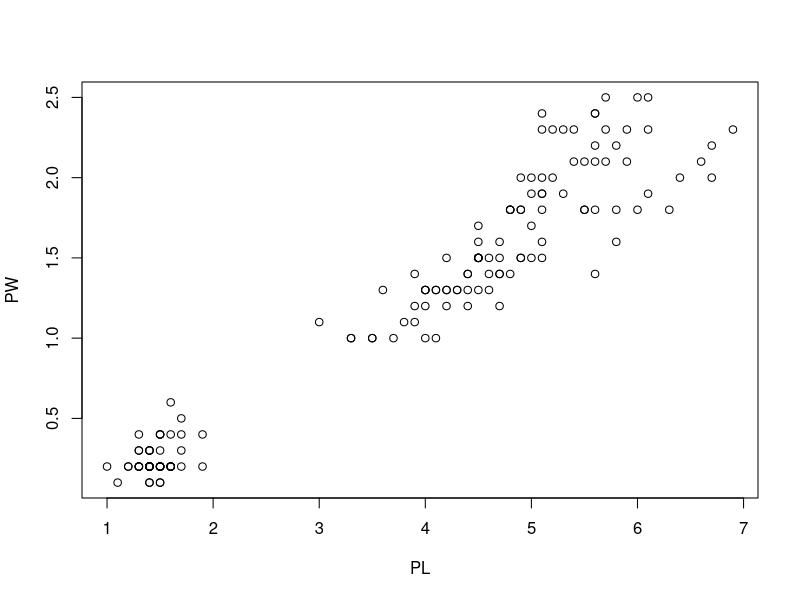
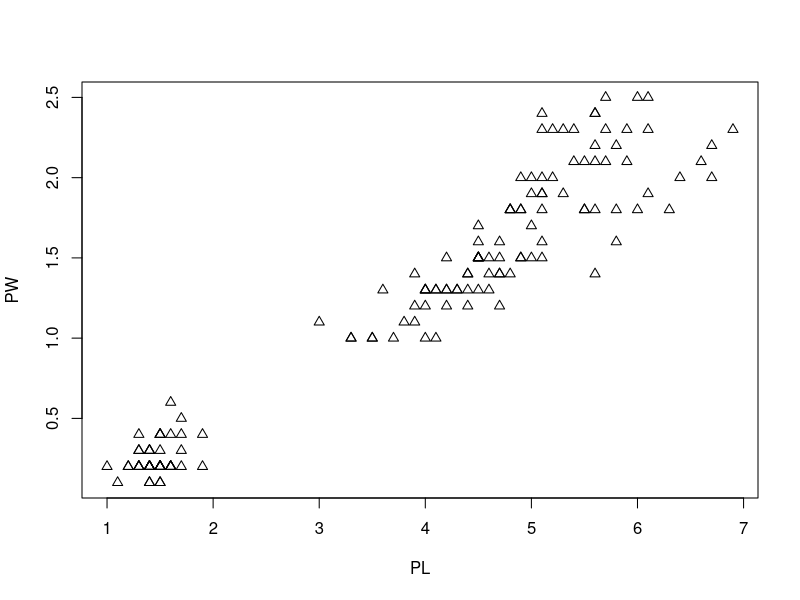

These charts were generated, in order, by the following R code: (Note: this script raises an error after producing the figures.)
## ---- chunk 1
PL <- iris$Petal.Length
PW <- iris$Petal.Width
plot(PL, PW)
## ---- chunk 2
plot(PL, PW, pch = 2) # pch = 2 means the symbol is triangle
## ---- chunk 3
knitr::include_graphics("images/ch2_1_pch_symbols.png")
## ---- chunk 4
plot(PL, PW, pch = 2, col = "green") # change the symbol color to green
## ---- chunk 5
iris$Species
## ---- chunk 6
iris$Species <- as.factor(iris$Species)
str(iris$Species)
## ---- chunk 7
speciesID <- as.numeric(iris$Species)
speciesID
## ---- chunk 8
plot(PL, PW, pch = speciesID, col = "green")
## ---- chunk 9
# assign 3 colors red, green, and blue to 3 species *setosa*, *versicolor*,
# and *virginica* respectively
plot(PL, PW, pch = speciesID, col = speciesID)
## ---- chunk 10
plot(PL, PW, # x and y
  pch = speciesID, # symbol type
  col = speciesID, # color
  xlab = "Petal length (cm)", # x label
  ylab = "Petal width (cm)", # y label
  main = "Petal width vs. length"
) # main title
## ---- chunk 11
plot(PL, PW,
  pch = speciesID,
  col = speciesID,
  xlab = "Petal length (cm)",
  ylab = "Petal width (cm)",
  main = "Petal width vs. length"
)
abline(lm(PW ~ PL)) # the order is reversed as we need y ~ x.
## ---- chunk 12
PCC <- cor(PW, PL) # Pearson's correlation coefficient
PCC <- round(PCC, 2) # round to the 2nd place after decimal point.
paste("R =", PCC)
## ---- chunk 13
plot(PL, PW,
  pch = speciesID, # assign different symbols to different species
  col = speciesID, # assign different colors to different species
  xlab = "Petal length (cm)", # label x-axis
  ylab = "Petal width (cm)", # label y-axis
  main = "Petal width vs. length"
) # add a title to the plot
abline(lm(PW ~ PL)) # add a regression line to the plot
text(5, 0.5, paste("R=", PCC)) # add text annotation.
legend("topleft", # specify the location of the legend
  levels(iris$Species), # specify the levels of species
  pch = 1:3, # specify three symbols used for the three species
  col = 1:3 # specify three colors for the three species
) 
## ---- chunk 14
ma <- as.matrix(iris[, 1:4]) # convert to matrix
colMeans(ma) # column means for matrix
colSums(ma)
## ---- chunk 15
pairs(ma)
## ---- chunk 16
pairs(ma, col = rainbow(3)[speciesID]) # set colors by species
## ---- chunk 17
df <- iris[, 1:4]
stars(df) # do I see any diamonds?
stars(df, key.loc = c(17, 0)) # What does this tell you?
## ---- chunk 18
stars(df, key.loc = c(20, 0.5), draw.segments = TRUE)
## ---- chunk 19
knitr::include_graphics("images/img1204n_starsegment.png")
## ---- chunk 20
library(ggplot2) # load the ggplot2 package
## ---- chunk 21
# define a canvas
ggplot(data = iris)

# map data to x and y coordinates
ggplot(data = iris) +
  aes(x = Petal.Length, y = Petal.Width)

# add data points
ggplot(data = iris) +
  aes(x = Petal.Length, y = Petal.Width) +
  geom_point()

# change color & symbol type
ggplot(data = iris) +
  aes(x = Petal.Length, y = Petal.Width) +
  geom_point(aes(color = Species, shape = Species))

# add trend line
ggplot(data = iris) +
  aes(x = Petal.Length, y = Petal.Width) +
  geom_point(aes(color = Species, shape = Species)) +
  geom_smooth(method = lm)

# add annotation text to a specified location by setting coordinates x = , y =
ggplot(data = iris) +
  aes(x = Petal.Length, y = Petal.Width) +
  geom_point(aes(color = Species, shape = Species)) +
  geom_smooth(method = lm) +
  annotate("text", x = 5, y = 0.5, label = "R=0.96")
## ---- chunk 22
ggplot(iris) +
  aes(x = Petal.Length, y = Petal.Width) + # define space
  geom_point(aes(color = Species, shape = Species)) + # add points
  geom_smooth(method = lm) + # add trend line
  annotate("text", x = 5, y = 0.5, label = "R=0.96") + # annotate with text
  xlab("Petal length (cm)") + # x-axis labels
  ylab("Petal width (cm)") + # y-axis labels
  ggtitle("Correlation between petal length and width") # title
## ---- chunk 23
# URL https://giphy.com/gifs/l3vRnG8MctBsvAMtG
## ---- chunk 24
library(ggplot2)
ggplot(data = iris) +
  aes(x = Species, y = Sepal.Length, color = Species) +
  geom_boxplot()
## ---- chunk 25
ggplot(data = iris) +
  aes(x = Species, y = Sepal.Length, color = Species) +
  geom_boxplot() +
  geom_jitter(position = position_jitter(0.2))
## ---- chunk 26
ggplot(data = iris) +
  aes(x = Petal.Length, fill = Species) +
  geom_density(alpha = 0.3)
## ---- chunk 27
ggplot(data = iris) +
  aes(x = Petal.Length, fill = Species) +
  geom_density(alpha = 0.3) +
  facet_wrap(~Species, nrow = 3)
## ---- chunk 28
ggplot(iris) +
  aes(x = Species, y = Sepal.Width, fill = Species) +
  stat_summary(geom = "bar", fun = "mean") +
  stat_summary(geom = "errorbar", fun.data = "mean_se", width = .3)
## ---- chunk 29
ma <- as.matrix(iris[, 1:4]) # convert to matrix
disMatarix <- dist(ma)
plot(hclust(disMatarix))
## ---- chunk 30
heatmap(ma,
  scale = "column",
  RowSideColors = rainbow(3)[iris$Species]
)
## ---- chunk 31
library(pheatmap)
ma <- as.matrix(iris[, 1:4]) # convert to matrix
row.names(ma) <- row.names(iris) # assign row names in the matrix
pheatmap(ma,
  scale = "column",
  clustering_method = "average", # average linkage
  annotation_row = iris[, 5, drop = FALSE], # the 5th column as color bar
  show_rownames = FALSE
)
## ---- chunk 32
knitr::include_graphics("images/img1304_PCA.png")
## ---- chunk 33
pca <- prcomp(iris[, 1:4], scale = TRUE)
pca # Have a look at the results.
## ---- chunk 34
plot(pca) # plot the amount of variance each principal components captures.
str(pca) # this shows the structure of the object, listing all parts.
## ---- chunk 35
head(pca$x) # the new coordinate values for each of the 150 samples
## ---- chunk 36
pcaData <- as.data.frame(pca$x[, 1:2]) # extract first two columns and convert to data frame
pcaData <- cbind(pcaData, iris$Species) # bind by columns
colnames(pcaData) <- c("PC1", "PC2", "Species") # change column names

library(ggplot2)
ggplot(pcaData) +
  aes(PC1, PC2, color = Species, shape = Species) + # define plot area
  geom_point(size = 2) # adding data points
## ---- chunk 37
percentVar <- round(100 * summary(pca)$importance[2, 1:2], 0) # compute % variances
ggplot(pcaData, aes(PC1, PC2, color = Species, shape = Species)) + # starting ggplot2
  geom_point(size = 2) + # add data points
  xlab(paste0("PC1: ", percentVar[1], "% variance")) + # x label
  ylab(paste0("PC2: ", percentVar[2], "% variance")) + # y label
  ggtitle("Principal component analysis (PCA)") + # title
  theme(aspect.ratio = 1) # width and height ratio
## ---- chunk 38
df <- iris[51:150, ] # removes the first 50 samples, which represent I. setosa
df <- droplevels(df) # removes setosa, an empty levels of species.
model <- glm(Species ~ ., # Model: Species as a function of other variables
  family = binomial(link = "logit"),
  data = df
)
summary(model)
